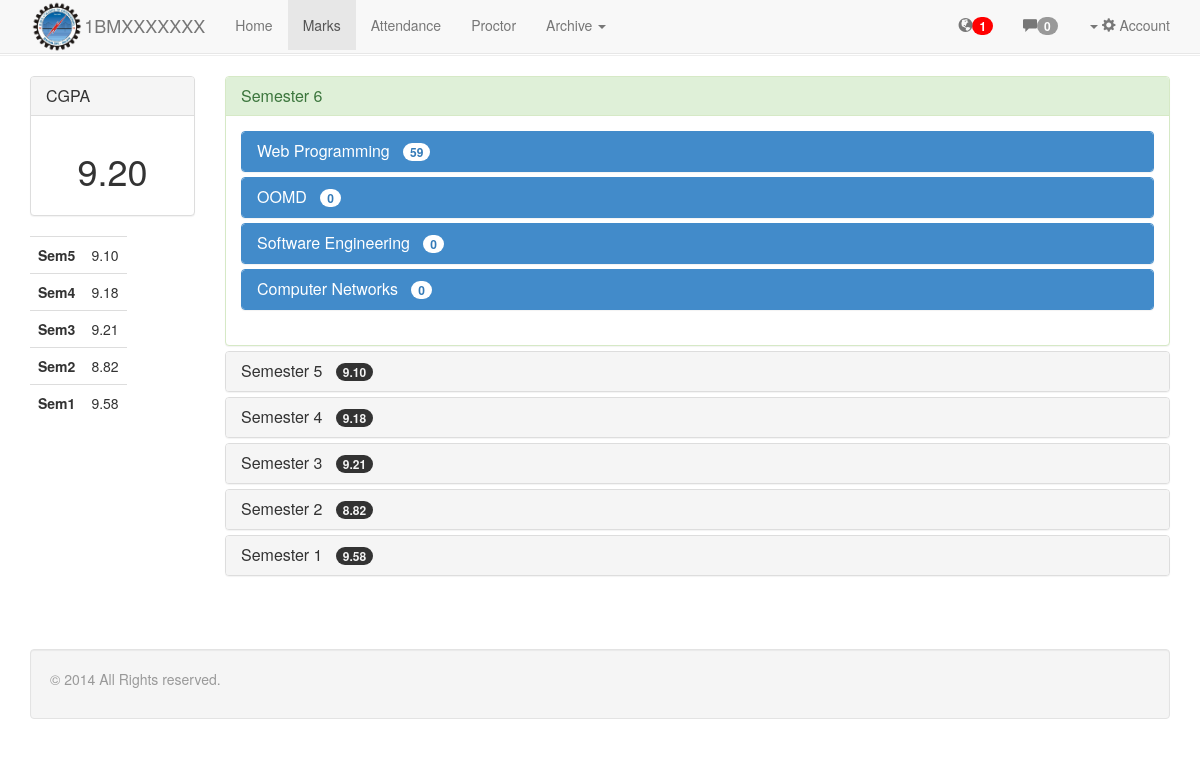
Page /student/marks.php (signed in) on the committed database.
### tables this page shows
CREATE TABLE IF NOT EXISTS `student` (
  `userId` int(5) NOT NULL,
  `usn` varchar(10) NOT NULL,
  `classId` int(5) NOT NULL,
  `proctorId` int(5) NOT NULL,
  `cgpa` varchar(5) NOT NULL,
  PRIMARY KEY (`userId`),
  UNIQUE KEY `usn` (`usn`),
  KEY `proctorId` (`proctorId`),
  KEY `classId` (`classId`)
);

CREATE TABLE IF NOT EXISTS `class` (
  `classId` int(5) NOT NULL AUTO_INCREMENT,
  `sem` int(2) NOT NULL,
  `deptId` int(5) NOT NULL,
  `section` varchar(1) NOT NULL,
  PRIMARY KEY (`classId`),
  UNIQUE KEY `unq` (`sem`,`section`),
  UNIQUE KEY `sem` (`sem`,`deptId`,`section`),
  KEY `deptId` (`deptId`)
);

CREATE TABLE IF NOT EXISTS `studentsem` (
  `userId` int(11) NOT NULL,
  `sem` int(11) NOT NULL,
  `sgpa` varchar(5) NOT NULL,
  KEY `userId` (`userId`)
);

CREATE TABLE IF NOT EXISTS `subject` (
  `subjectId` int(5) NOT NULL AUTO_INCREMENT,
  `subjectName` varchar(50) NOT NULL,
  `subjectCode` varchar(10) NOT NULL,
  `sem` int(2) NOT NULL,
  `credits` int(11) NOT NULL,
  `deptId` int(5) NOT NULL,
  PRIMARY KEY (`subjectId`),
  KEY `deptId` (`deptId`)
);

### php/function.php (called while the page is built, shortened)
<?php
class User{
	public static function setupDatabase(){
		$db = new mysqli(DB_SERVER,DB_USERNAME,DB_PASSWORD,DB_DATABASE);
		return $db;
	}
	public function getUnreadNotificationNumber(){
		$db = User::setupDatabase();
		$uid= $_SESSION['id'];
		$notifications['notifications'] = array();
		if($_SESSION['type']=='student'){
			$student = $this->getTableDetailsbyId('student','userId',$uid);
			$pid = $student['proctorId'];
			$sql = "SELECT * FROM proctornotification WHERE proctorId = $pid";
			$result = $db->query($sql);
			if(mysqli_num_rows($result)>=1){
	    		while($row = $result->fetch_assoc()) {
	       			 $notifications['notifications'][] = $row;
	    		}
			}
		}
		$notifications['total'] = count($notifications['notifications']);
		return $notifications['total'];
	}
	public function getTableDetailsbyId($table,$att,$id){
		$db = User::setupDatabase();
		$sql = "SELECT * FROM $table WHERE $att = '$id'";
		$result = $db->query($sql);
		$result = $result->fetch_assoc();
		return $result;
	}
	public function doQuery($sql)
	{
		$db =User::setupDatabase();
		$result = $db ->query($sql);
		if(mysqli_num_rows($result)>1){
		$rows = array();
    		while($row = $result->fetch_assoc()) {
       			 $rows[] = $row;
    		}
		return $rows;
		}
		$result = $result ->fetch_assoc();
		return $result;
	}
	public function getSGPA($userId,$sem){
		$result = $this -> doQuery("SELECT * from studentsem where userId =$userId and sem=$sem");
		return $result['sgpa'];
	}
	public function getSubjectsBySem($sem){
		$result = $this -> doQuery("SELECT * from subject where sem =$sem");
		return $result;
	}
	public function getCIE($userId,$subjectId){
		$result = $this -> doQuery("SELECT score from marks where userId =$userId and subjectId=$subjectId ");
		$total =0;
		if(count($result)>1){
			for($i=0;$i<count($result);$i++){
				$total+=$result[$i]['score'];
			}
		}elseif(count($result)==1){
			$total = $result['score'];
		}
		return $total;
	}
}
$user = new User();
?>

### student/marks.php (the view, shortened to what this page needs)
<?php
$rp = '../';
require($rp.'php/design.php');
require($rp.'php/function.php');
$u = $user->getTableDetailsbyId('student','userId',$_SESSION['id']);
$class = $user->getTableDetailsbyId("class","classId",$u['classId']);
?><!DOCTYPE html>
<html lang="en">
  <head>
    <?php
    $design->getIncludeFiles($rp);
    ?>
  </head>
  <body style="padding-top:35px">
    <?php
     $uNotif = $user->getUnreadNotificationNumber();
      $uMsg = $user->getUnreadMsgNumber();
      $design->getStudentNavbar($rp,1,$u['usn'], $uNotif,$uMsg);
    ?>
    <hr />
    <div class="container ">
      <div class="row">
          <div class="col-md-2 col-sm-2 col-xs-12">
              <div class="panel panel-default">
               <div class="panel-heading">
                <h3 class="panel-title">CGPA</h3>
               </div>
               <div class="panel-body">
                    <h1 class="text-center"><?php echo $u['cgpa']; ?></h1>
               </div>
            </div>
            <table class="hidden-xs table">
              <?php
                for($i=$class['sem']-1;$i>0;$i--){
                    echo '<tr><th>Sem'.$i.'</th><td>'.$user->getSGPA($_SESSION['id'],$i).'</td></tr>';
                }
              ?>
            </table>
          </div>
          <div class="col-md-10 col-sm-10 col-xs-12">
                 <div class="panel-group" id="accordion">
                    <div class="panel panel-success">
                              <div class="panel-heading">
                                <h4 class="panel-title">
                                  <a data-toggle="collapse" data-parent="#accordion" href="#collapse<?php echo $class['sem']; ?>">
                                    Semester <?php echo $class['sem']; ?>
                                  </a>
                                </h4>
                              </div>
                              <div id="collapse<?php echo $class['sem']; ?>" class="panel-collapse collapse in">
                                <div class="panel-body">
                                      <div class="panel-group" id="accordion1">
                                        <?php
                                          $subjects = $user->getSubjectsBySem($class['sem']);
                                        for($i=0;$i<count($subjects);$i++){
                                          ?>
                                            <div class="panel panel-primary">
                                                    <div class="panel-heading">
                                                      <h4 class="panel-title">
                                                        <a data-toggle="collapse" data-parent="#accordion1" href="#collapse<?php echo $class['sem'].$i; ?>">
                                                         <?php echo $subjects[$i]['subjectName']; ?>&nbsp;&nbsp;&nbsp;<span class="badge"><?php echo $user->getCIE($_SESSION['id'],$subjects[$i]['subjectId']);?></span>
                                                        </a>
                                                      </h4>
                                                    </div>
                                            </div>
                                          <?php
                                              }
                                          ?>
                                      </div>
                                </div>
                              </div>
                      </div>
                  <?php
                      for($i=($class['sem']-1);$i>0;$i--){
                          $sgpa = $user->getSGPA($_SESSION['id'],$i);
                        ?>
                            <div class="panel panel-default">
                              <div class="panel-heading">
                                <h4 class="panel-title">
                                  <a data-toggle="collapse" data-parent="#accordion" href="#collapse<?php echo $i; ?>">
                                    Semester <?php echo $i;
                                    ?>
                                  </a>
                                  &nbsp;&nbsp;<span class="badge"><?php echo $sgpa;?></span>
                                </h4>
                              </div>
                          </div>
                        <?php
                      }
                  ?>
              </div>
            </div>
    </div>
  </div>
    <div class="container-fluid" style="margin-top:40pt;" >
      <div class="container" >
        <div class="well">
        <p class="text-muted">&copy; 2014 All Rights reserved.</p>
        </div>
      </div>
    </div>
  </body>
</html>

### php/design.php (shortened to what this page needs)
<?php
class Design{
	public function getIncludeFiles($rp){
		echo '<meta charset="utf-8">
    <meta http-equiv="X-UA-Compatible" content="IE=edge">
    <meta name="viewport" content="width=device-width, initial-scale=1">
    <link href="'.$rp.'css/bootstrap.min.css" rel="stylesheet">
    <link href="'.$rp.'css/docs.min.css" rel="stylesheet">
    <link href="'.$rp.'/grid.css" rel="stylesheet">
    <link href="'.$rp.'css/bootstrap.css" rel="stylesheet">
    <link href="'.$rp.'css/pace.css" rel="stylesheet">
    <link href="'.$rp.'css/mycss.css" rel="stylesheet">
    <style id="holderjs-style" type="text/css"></style>
    <script type="text/javascript" src="'.$rp.'js/pace.js" ></script>
    <!--[if lt IE 9]>
      <script src="https://oss.maxcdn.com/libs/html5shiv/3.7.0/html5shiv.js"></script>
      <script src="https://oss.maxcdn.com/libs/respond.js/1.4.2/respond.min.js"></script>
    <![endif]-->
    <script src="//netdna.bootstrapcdn.com/bootstrap/3.1.1/js/bootstrap.min.js"></script>
    ' ;
	}
	public function getStudentNavbar($rp,$active,$usn,$uNotif,$uMsg){
    echo '
    <div class="navbar navbar-default navbar-fixed-top" role="navigation">
      <div class="container">
        <div class="navbar-header">
          <button type="button" class="navbar-toggle" data-toggle="collapse" data-target=".navbar-collapse">
            <span class="sr-only">Toggle navigation</span>
            <span class="icon-bar"></span>
            <span class="icon-bar"></span>
            <span class="icon-bar"></span>
          </button>
         <a href="'.$rp.'student"><img style="wigth:40pt; height:40pt; float:left"; atl="bmslogo" src="'.$rp.'/img/bms-logo.png"></a>
          <a class="navbar-brand" href="'.$rp.'student">'.$usn.'</a>
        </div>
        <div class="navbar-collapse collapse">
          <ul class="nav navbar-nav">
             <li '; if($active==0) echo 'class="active"'; echo '><a class="link" href="'.$rp.'student">Home</a></li>
             <li '; if($active==1) echo 'class="active"'; echo '><a class="link" href="'.$rp.'student/marks.php">Marks</a></li>
             <li '; if($active==2) echo 'class="active"'; echo '><a class="link" href="'.$rp.'student/attendance.php">Attendance</a></li>
             <li '; if($active==3) echo 'class="active"'; echo '><a class="link" href="'.$rp.'student/proctor.php">Proctor</a></li>
            <li class="'; if($active==4) echo 'active';  echo ' dropdown" >
              <a href="#" class="dropdown-toggle" data-toggle="dropdown">Archive <b class="caret"></b></a>
              <ul class="dropdown-menu">
                <li><a class="link" href="notes.php">Notes</a></li>
                <li><a class="link" href="#">Question Papers</a></li>
                <li><a class="link" href="syllabus.php">Syllabus Copy</a></li>
                <li class="divider"></li>
                <li class="dropdown-header">Nav header</li>
                <li><a href="#">Separated link</a></li>
                <li><a href="#">One more separated link</a></li>
              </ul>
            </li>
          </ul>
          <ul class="nav navbar-nav navbar-right">
            <li class="hidden-xs"><a class="link" href="'.$rp.'notification.php"><span class="glyphicon glyphicon-globe"></span><span class="badge ';if($uNotif>0) echo 'red'; echo'">'.$uNotif.'</span></a></li>
            <li class="hidden-xs"><a class="link" href="'.$rp.'message.php"><span class="glyphicon glyphicon-comment"></span><span class="badge ';if($uMsg>0) echo 'red'; echo '">'.$uMsg.'</span></a></li>
            <li class="visible-xs"><a class="link" href="'.$rp.'notification.php">Notifications<span class="glyphicon glyphicon-globe pull-right"></span><span class="badge pull-right ';if($uNotif>0) echo 'red'; echo'">'.$uNotif.'</span></a></li>
            <li class="visible-xs"><a class="link" href="'.$rp.'message.php">Messages<span class="glyphicon glyphicon-comment pull-right"></span><span class="badge pull-right ';if($uMsg>0) echo 'red'; echo '">'.$uMsg.'</span></a></li>
            <li class="dropdown"><a href="#" class="dropdown-toggle" data-toggle="dropdown"><b class="caret"></b>&nbsp;<span class="glyphicon glyphicon-cog"></span>&nbsp;Account</a>
              <ul class="dropdown-menu">
                <li ><a class="link" href="'.$rp.'logout.php">&nbsp;Logout</a></li>
                <li class="divider"></li>
                <li><a class="link" href="#">Edit Profile</a></li>
                <li><a class="link" href="#">Settings</a></li>
                <li><a class="link" href="#">Privacy</a></li>
                <li class="divider"></li>
                <li><a class="link" href="#">Help</a></li>
                <li><a class="link" href="#">Report a Problem</a></li>
              </ul>
            </li>
          </ul>
        </div>
      </div>
    </div>';
	}
}
?>

### css/mycss.css (style rules this page uses)
.red { background-color: red; }

### rows in the picture
student: usn "1BMXXXXXXX", cgpa "9.20"
class: sem.sgpa "9.10", sem "6"
studentsem: sgpa "9.18"
studentsem: sgpa "9.21"
studentsem: sgpa "8.82"
studentsem: sgpa "9.58"
subject: subjectName "Web Programming"
subject: subjectName "OOMD"
subject: subjectName "Software Engineering"
subject: subjectName "Computer Networks"

### other values in the picture
$uNotif "1"
$uMsg "0"
$user->getCIE($_SESSION['id'],$subjects[$i]['subjectId']) "59"
$user->getCIE($_SESSION['id'],$subjects[$i]['subjectId']) "0"
